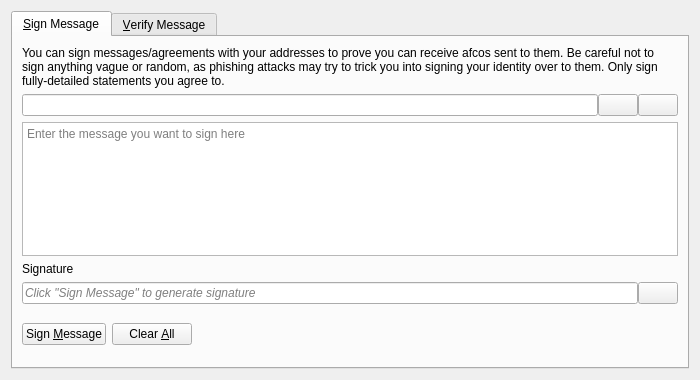
<?xml version="1.0" encoding="UTF-8"?>
<ui version="4.0">
 <class>SignVerifyMessageDialog</class>
 <widget class="QDialog" name="SignVerifyMessageDialog">
  <property name="geometry">
   <rect>
    <x>0</x>
    <y>0</y>
    <width>700</width>
    <height>380</height>
   </rect>
  </property>
  <property name="windowTitle">
   <string>Signatures - Sign / Verify a Message</string>
  </property>
  <property name="modal">
   <bool>true</bool>
  </property>
  <layout class="QVBoxLayout" name="verticalLayout">
   <item>
    <widget class="QTabWidget" name="tabWidget">
     <property name="currentIndex">
      <number>0</number>
     </property>
     <widget class="QWidget" name="tabSignMessage">
      <attribute name="title">
       <string>&amp;Sign Message</string>
      </attribute>
      <layout class="QVBoxLayout" name="verticalLayout_SM">
       <item>
        <widget class="QLabel" name="infoLabel_SM">
         <property name="text">
          <string>You can sign messages/agreements with your addresses to prove you can receive afcos sent to them. Be careful not to sign anything vague or random, as phishing attacks may try to trick you into signing your identity over to them. Only sign fully-detailed statements you agree to.</string>
         </property>
         <property name="textFormat">
          <enum>Qt::PlainText</enum>
         </property>
         <property name="wordWrap">
          <bool>true</bool>
         </property>
        </widget>
       </item>
       <item>
        <layout class="QHBoxLayout" name="horizontalLayout_1_SM">
         <property name="spacing">
          <number>0</number>
         </property>
         <item>
          <widget class="QValidatedLineEdit" name="addressIn_SM">
           <property name="toolTip">
            <string>The AFCO address to sign the message with</string>
           </property>
          </widget>
         </item>
         <item>
          <widget class="QPushButton" name="addressBookButton_SM">
           <property name="toolTip">
            <string>Choose previously used address</string>
           </property>
           <property name="text">
            <string/>
           </property>
           <property name="icon">
            <iconset resource="../afco.qrc">
             <normaloff>:/icons/address-book</normaloff>:/icons/address-book</iconset>
           </property>
           <property name="shortcut">
            <string>Alt+A</string>
           </property>
           <property name="autoDefault">
            <bool>false</bool>
           </property>
          </widget>
         </item>
         <item>
          <widget class="QPushButton" name="pasteButton_SM">
           <property name="toolTip">
            <string>Paste address from clipboard</string>
           </property>
           <property name="text">
            <string/>
           </property>
           <property name="icon">
            <iconset resource="../afco.qrc">
             <normaloff>:/icons/editpaste</normaloff>:/icons/editpaste</iconset>
           </property>
           <property name="shortcut">
            <string>Alt+P</string>
           </property>
           <property name="autoDefault">
            <bool>false</bool>
           </property>
          </widget>
         </item>
        </layout>
       </item>
       <item>
        <widget class="QPlainTextEdit" name="messageIn_SM">
         <property name="toolTip">
          <string>Enter the message you want to sign here</string>
         </property>
         <property name="placeholderText">
          <string>Enter the message you want to sign here</string>
         </property>
        </widget>
       </item>
       <item>
        <widget class="QLabel" name="signatureLabel_SM">
         <property name="text">
          <string>Signature</string>
         </property>
         <property name="textFormat">
          <enum>Qt::PlainText</enum>
         </property>
        </widget>
       </item>
       <item>
        <layout class="QHBoxLayout" name="horizontalLayout_2_SM">
         <property name="spacing">
          <number>0</number>
         </property>
         <item>
          <widget class="QLineEdit" name="signatureOut_SM">
           <property name="placeholderText">
            <string>Click "Sign Message" to generate signature</string>
           </property>
           <property name="font">
            <font>
             <italic>true</italic>
            </font>
           </property>
           <property name="readOnly">
            <bool>true</bool>
           </property>
          </widget>
         </item>
         <item>
          <widget class="QPushButton" name="copySignatureButton_SM">
           <property name="toolTip">
            <string>Copy the current signature to the system clipboard</string>
           </property>
           <property name="text">
            <string/>
           </property>
           <property name="icon">
            <iconset resource="../afco.qrc">
             <normaloff>:/icons/editcopy</normaloff>:/icons/editcopy</iconset>
           </property>
           <property name="autoDefault">
            <bool>false</bool>
           </property>
          </widget>
         </item>
        </layout>
       </item>
       <item>
        <layout class="QHBoxLayout" name="horizontalLayout_3_SM">
         <item>
          <widget class="QPushButton" name="signMessageButton_SM">
           <property name="toolTip">
            <string>Sign the message to prove you own this AFCO address</string>
           </property>
           <property name="text">
            <string>Sign &amp;Message</string>
           </property>
           <property name="icon">
            <iconset resource="../afco.qrc">
             <normaloff>:/icons/edit</normaloff>:/icons/edit</iconset>
           </property>
           <property name="autoDefault">
            <bool>false</bool>
           </property>
          </widget>
         </item>
         <item>
          <widget class="QPushButton" name="clearButton_SM">
           <property name="toolTip">
            <string>Reset all sign message fields</string>
           </property>
           <property name="text">
            <string>Clear &amp;All</string>
           </property>
           <property name="icon">
            <iconset resource="../afco.qrc">
             <normaloff>:/icons/remove</normaloff>:/icons/remove</iconset>
           </property>
           <property name="autoDefault">
            <bool>false</bool>
           </property>
          </widget>
         </item>
         <item>
          <spacer name="horizontalSpacer_1_SM">
           <property name="orientation">
            <enum>Qt::Horizontal</enum>
           </property>
           <property name="sizeHint" stdset="0">
            <size>
             <width>40</width>
             <height>48</height>
            </size>
           </property>
          </spacer>
         </item>
         <item>
          <widget class="QLabel" name="statusLabel_SM">
           <property name="font">
            <font>
             <weight>75</weight>
             <bold>true</bold>
            </font>
           </property>
           <property name="text">
            <string/>
           </property>
           <property name="wordWrap">
            <bool>true</bool>
           </property>
          </widget>
         </item>
         <item>
          <spacer name="horizontalSpacer_2_SM">
           <property name="orientation">
            <enum>Qt::Horizontal</enum>
           </property>
           <property name="sizeHint" stdset="0">
            <size>
             <width>40</width>
             <height>48</height>
            </size>
           </property>
          </spacer>
         </item>
        </layout>
       </item>
      </layout>
     </widget>
     <widget class="QWidget" name="tabVerifyMessage">
      <attribute name="title">
       <string>&amp;Verify Message</string>
      </attribute>
      <layout class="QVBoxLayout" name="verticalLayout_VM">
       <item>
        <widget class="QLabel" name="infoLabel_VM">
         <property name="text">
          <string>Enter the receiver's address, message (ensure you copy line breaks, spaces, tabs, etc. exactly) and signature below to verify the message. Be careful not to read more into the signature than what is in the signed message itself, to avoid being tricked by a man-in-the-middle attack. Note that this only proves the signing party receives with the address, it cannot prove sendership of any transaction!</string>
         </property>
         <property name="textFormat">
          <enum>Qt::PlainText</enum>
         </property>
         <property name="alignment">
          <set>Qt::AlignLeading|Qt::AlignLeft|Qt::AlignTop</set>
         </property>
         <property name="wordWrap">
          <bool>true</bool>
         </property>
        </widget>
       </item>
       <item>
        <layout class="QHBoxLayout" name="horizontalLayout_1_VM">
         <property name="spacing">
          <number>0</number>
         </property>
         <item>
          <widget class="QValidatedLineEdit" name="addressIn_VM">
           <property name="toolTip">
            <string>The AFCO address the message was signed with</string>
           </property>
          </widget>
         </item>
         <item>
          <widget class="QPushButton" name="addressBookButton_VM">
           <property name="toolTip">
            <string>Choose previously used address</string>
           </property>
           <property name="text">
            <string/>
           </property>
           <property name="icon">
            <iconset resource="../afco.qrc">
             <normaloff>:/icons/address-book</normaloff>:/icons/address-book</iconset>
           </property>
           <property name="shortcut">
            <string>Alt+A</string>
           </property>
           <property name="autoDefault">
            <bool>false</bool>
           </property>
          </widget>
         </item>
        </layout>
       </item>
       <item>
        <widget class="QPlainTextEdit" name="messageIn_VM">
          <property name="toolTip">
            <string>The signed message to verify</string>
          </property>
          <property name="placeholderText">
            <string>The signed message to verify</string>
          </property>
        </widget>
       </item>
       <item>
        <widget class="QValidatedLineEdit" name="signatureIn_VM">
          <property name="toolTip">
            <string>The signature given when the message was signed</string>
          </property>
          <property name="placeholderText">
            <string>The signature given when the message was signed</string>
          </property>
        </widget>
       </item>
       <item>
        <layout class="QHBoxLayout" name="horizontalLayout_2_VM">
         <item>
          <widget class="QPushButton" name="verifyMessageButton_VM">
           <property name="toolTip">
            <string>Verify the message to ensure it was signed with the specified AFCO address</string>
           </property>
           <property name="text">
            <string>Verify &amp;Message</string>
           </property>
           <property name="icon">
            <iconset resource="../afco.qrc">
             <normaloff>:/icons/transaction_0</normaloff>:/icons/transaction_0</iconset>
           </property>
           <property name="autoDefault">
            <bool>false</bool>
           </property>
          </widget>
         </item>
         <item>
          <widget class="QPushButton" name="clearButton_VM">
           <property name="toolTip">
            <string>Reset all verify message fields</string>
           </property>
           <property name="text">
            <string>Clear &amp;All</string>
           </property>
           <property name="icon">
            <iconset resource="../afco.qrc">
             <normaloff>:/icons/remove</normaloff>:/icons/remove</iconset>
           </property>
           <property name="autoDefault">
            <bool>false</bool>
           </property>
          </widget>
         </item>
         <item>
          <spacer name="horizontalSpacer_1_VM">
           <property name="orientation">
            <enum>Qt::Horizontal</enum>
           </property>
           <property name="sizeHint" stdset="0">
            <size>
             <width>40</width>
             <height>48</height>
            </size>
           </property>
          </spacer>
         </item>
         <item>
          <widget class="QLabel" name="statusLabel_VM">
           <property name="font">
            <font>
             <weight>75</weight>
             <bold>true</bold>
            </font>
           </property>
           <property name="text">
            <string/>
           </property>
           <property name="wordWrap">
            <bool>true</bool>
           </property>
          </widget>
         </item>
         <item>
          <spacer name="horizontalSpacer_2_VM">
           <property name="orientation">
            <enum>Qt::Horizontal</enum>
           </property>
           <property name="sizeHint" stdset="0">
            <size>
             <width>40</width>
             <height>48</height>
            </size>
           </property>
          </spacer>
         </item>
        </layout>
       </item>
      </layout>
     </widget>
    </widget>
   </item>
  </layout>
 </widget>
 <customwidgets>
  <customwidget>
   <class>QValidatedLineEdit</class>
   <extends>QLineEdit</extends>
   <header>qt/qvalidatedlineedit.h</header>
  </customwidget>
 </customwidgets>
 <resources>
  <include location="../afco.qrc"/>
 </resources>
 <connections/>
</ui>
